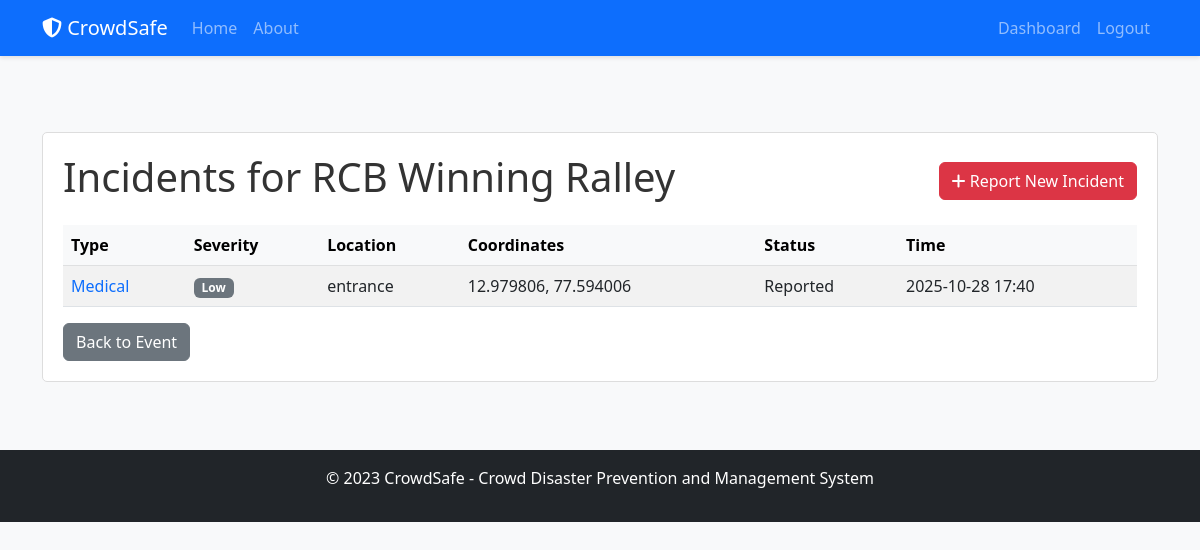
Screenshot of /event/3/incidents (signed in) with the database file from the repository.
### models.py (models this page shows, shortened)
class Event(db.Model):
    id = db.Column(db.Integer, primary_key=True)
    name = db.Column(db.String(100), nullable=False)
    objective = db.Column(db.String(200), nullable=False)
    target_audience = db.Column(db.String(100), nullable=False)
    date_time = db.Column(db.DateTime, nullable=False)
    venue_name = db.Column(db.String(100), nullable=False)
    venue_address = db.Column(db.String(200), nullable=False)
    latitude = db.Column(db.Float, nullable=False)
    longitude = db.Column(db.Float, nullable=False)
    ticket_price = db.Column(db.Float, nullable=True)
    sponsors = db.Column(db.String(200), nullable=True)
    description = db.Column(db.Text, nullable=False)
    date_created = db.Column(db.DateTime, default=datetime.utcnow)
    user_id = db.Column(db.Integer, db.ForeignKey('user.id'), nullable=False)
    incidents = db.relationship('Incident', backref='event', lazy=True)
    restricted_areas = db.relationship('RestrictedArea', backref='event', lazy=True)
    emergency_contacts = db.relationship('EmergencyContact', backref='event', lazy=True)
    zones = db.relationship('Zone', backref='event', lazy=True)
    attendees = db.relationship('Attendee', backref='event', lazy=True)
    check_ins = db.relationship('CheckIn', backref='event', lazy=True)
    capacity_alerts = db.relationship('CapacityAlert', backref='event', lazy=True)

class Incident(db.Model):
    id = db.Column(db.Integer, primary_key=True)
    incident_type = db.Column(db.String(50), nullable=False)  # Medical, Security, Other
    description = db.Column(db.Text, nullable=False)
    location_description = db.Column(db.String(200), nullable=False)
    latitude = db.Column(db.Float, nullable=False)
    longitude = db.Column(db.Float, nullable=False)
    severity = db.Column(db.String(20), nullable=False)  # Low, Medium, High, Critical
    status = db.Column(db.String(20), default='Reported')  # Reported, In Progress, Resolved
    timestamp = db.Column(db.DateTime, default=datetime.utcnow)
    user_id = db.Column(db.Integer, db.ForeignKey('user.id'), nullable=False)
    event_id = db.Column(db.Integer, db.ForeignKey('event.id'), nullable=False)

### routes.py (the view)
@app.route('/event/<int:event_id>/incidents')
@login_required
def event_incidents(event_id):
    event = Event.query.get_or_404(event_id)
    if event.organizer != current_user:
        abort(403)
    incidents = Incident.query.filter_by(event_id=event.id).order_by(Incident.timestamp.desc()).all()
    return render_template('event_incidents.html', title='Event Incidents', incidents=incidents, event=event)

### models.py (called while the page is built)
@login_manager.user_loader
def load_user(user_id):
    return User.query.get(int(user_id))

### templates/event_incidents.html
{% extends "layout.html" %}
{% block content %}
<div class="content-section">
    <div class="d-flex justify-content-between align-items-center mb-3">
        <h1>Incidents for {{ event.name }}</h1>
        <a class="btn btn-danger" href="{{ url_for('new_incident', event_id=event.id) }}">
            <i class="fas fa-plus"></i> Report New Incident
        </a>
    </div>
    {% if incidents %}
        <div class="table-responsive">
            <table class="table table-striped align-middle">
                <thead class="table-light">
                    <tr>
                        <th>Type</th>
                        <th>Severity</th>
                        <th>Location</th>
                        <th>Coordinates</th>
                        <th>Status</th>
                        <th>Time</th>
                    </tr>
                </thead>
                <tbody>
                    {% for incident in incidents %}
                    <tr>
                        <td><a href="{{ url_for('view_incident', incident_id=incident.id) }}" target="_self" class="text-decoration-none">{{ incident.incident_type }}</a></td>
                        <td>
                            <span class="badge {% if incident.severity == 'Critical' %}bg-danger{% elif incident.severity == 'High' %}bg-warning text-dark{% elif incident.severity == 'Medium' %}bg-info text-dark{% else %}bg-secondary{% endif %}">
                                {{ incident.severity }}
                            </span>
                        </td>
                        <td>{{ incident.location_description }}</td>
                        <td>{{ '%.6f'|format(incident.latitude) }}, {{ '%.6f'|format(incident.longitude) }}</td>
                        <td>{{ incident.status }}</td>
                        <td>{{ incident.timestamp.strftime('%Y-%m-%d %H:%M') }}</td>
                    </tr>
                    {% endfor %}
                </tbody>
            </table>
        </div>
    {% else %}
        <div class="alert alert-info">No incidents reported yet for this event.</div>
    {% endif %}
    <a class="btn btn-secondary" href="{{ url_for('event', event_id=event.id) }}" target="_self">Back to Event</a>
</div>
{% endblock content %}

### static/css/main.css (style rules this page uses)
body { background-color: #f8f9fa; color: #333; padding-top: 60px; }
.content-section { background: #ffffff; padding: 20px; border: 1px solid #dddddd; border-radius: 5px; margin-bottom: 20px; }

### rows the page displays
Event: name "RCB Winning Ralley"
Incident: incident_type "Medical", severity "Low", location_description "entrance", latitude "12.979806", longitude "77.594006", status "Reported", timestamp "2025-10-28 17:40"
